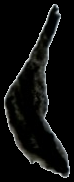
#> input picture algo/line_1000.png, 74 x 182 px; its folder holds only this picture in this run
$ python -i maker.py   (imports and definitions only)
#> lines starting #> are read from the running program, lines starting #| are printed output that depends on the picture; after the words box and inside, x2 and y2 are one past the last pixel; in counts of white or black regions, pixels touching at a corner belong together
#> further down, picture is the input picture: shape (182, 74, 3); mean B, G, R 14.4, 15.1, 14.6
import cv2
import numpy as np
import os
import random
import time
from tqdm import tqdm
from flickrapi import FlickrAPI
import requests
from io import BytesIO
from morphological_analysis import extract_and_save_lines

# [177 lines left out: functions extract_lines_from_image, check_and_resize_image, get_flickr_image, group_contour_segments, calibrate_parameters, draw_dot_plot and 3 more, not called in this run]

import concurrent.futures
from concurrent.futures import ThreadPoolExecutor, as_completed
import threading

# Define place_png_piece in the global scope
import random
import math

# [52 lines left out: function place_png_piece, not called in this run]

def create_contour_probability_map(image, contour_weight=0.7, pixel_weight=0.3, threshold=128):
#> called with contour_weight = 0.7, pixel_weight = 0.3, threshold = 128
    if len(image.shape) == 3:
        image = cv2.cvtColor(image, cv2.COLOR_BGR2GRAY)

    # Create a binary mask of dark areas
    _, binary_mask = cv2.threshold(image, threshold, 255, cv2.THRESH_BINARY_INV)
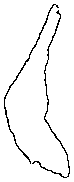
#> binary_mask: shape (182, 74); 95.7% white; black in thin lines or dots, all inside (x1, y1, x2, y2) = (4, 4, 70, 178)

    # Find contours on the binary mask
    contours, _ = cv2.findContours(binary_mask, cv2.RETR_LIST, cv2.CHAIN_APPROX_SIMPLE)
#> contours = 6 contours, 1 with area under 20; largest, box (x1, y1, x2, y2) and area: (0, 0, 74, 182) 13213, (3, 3, 57, 165) 429, (43, 59, 71, 178) 282, (46, 9, 62, 61) 128, (31, 160, 68, 179) 96

    contour_map = np.zeros_like(image, dtype=float)
    cv2.drawContours(contour_map, contours, -1, 1, 1)
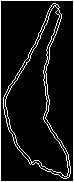
#> contour_map: shape (182, 74) float64; values 0 (black) and 1 (white), 9.3% white in thin lines or dots

    # Use the binary mask for pixel map
    pixel_map = binary_mask.astype(float) / 255.0

    combined_map = contour_weight * contour_map + pixel_weight * pixel_map
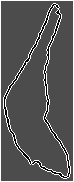
#> combined_map: shape (182, 74) float64; min 0, max 1, mean 0.352

    # Apply the binary mask to the combined map
    combined_map *= (binary_mask / 255.0)

    # Normalize probabilities to sum to 1
    total = combined_map.sum()
#> total = 4746.3
    if total > 0:
        combined_map /= total
    else:
        print("Warning: No dark areas found in the image.")

    return combined_map, contours, binary_mask

# [223 lines left out: functions sample_contour_points, sample_points, create_edge_based_composition, not called in this run]

>>> import cv2
>>> picture = cv2.imread('../algo/line_1000.png')
>>> result = create_contour_probability_map(picture)

$ run again, on algo/line_1005.png
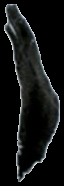
#> input picture algo/line_1005.png, 64 x 186 px
#> picture is the input picture: shape (186, 64, 3); mean B, G, R 19.2, 19.5, 18.1
#> in create_contour_probability_map, `_, binary_mask = cv2.threshold(image, threshold, 255, cv2.THRESH_BINAR..`:
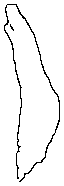
#> binary_mask: shape (186, 64); 95.6% white; black in thin lines or dots, all inside (x1, y1, x2, y2) = (4, 4, 60, 182)
#> contours = 6 contours, 1 with area under 20; largest, box (x1, y1, x2, y2) and area: (0, 0, 64, 186) 11655, (3, 4, 23, 154) 346, (6, 3, 61, 134) 334, (18, 132, 56, 183) 145, (15, 152, 20, 180) 58
#> contour_map: shape (186, 64) float64; values 0 (black) and 1 (white), 10.5% white in thin lines or dots
#> in create_contour_probability_map, `combined_map = contour_weight * contour_map + pixel_weight * pixel_map`:
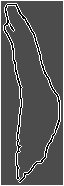
#> combined_map: shape (186, 64) float64; min 0, max 1, mean 0.361
#> total = 4291.8
